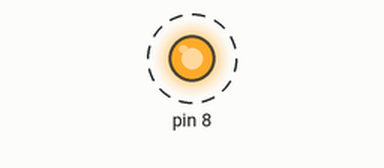
The sketch below on a simulated Arduino Uno, built with avr-gcc and run on an emulated ATmega328P. On the bench: output pins drawn as LEDs (lit = HIGH). Dashed ring = blinking.

Above: at 0.4 s.
Timing chart, 0 to 4.7 s (numbered marks = the images above):
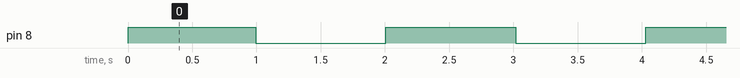

The sketch:

timersown.ino
```cpp
#define ddrb *((volatile byte*) 0x24)
#define portb *((volatile byte*) 0x25)
#define tccr0a *((volatile byte*) 0x44)
#define tccr0b *((volatile byte*) 0x45)
#define tcnt0 *((volatile byte*)0x46)
#define ocr0a *((volatile  byte*) 0x47)
#define tifr0 *((volatile byte* ) 0x35)


void sleepself(){
  //in this particular iteration i will be writing the code for using ctc mode and using the ocr0a register for the comprison.
  // the math is predefined in my notes, but i will be using prescaler of 1024, and thetop value oof the ocr0a will be 250, and the ocf0a will
  // be checked and set to 0 63 times, and once it hits  the total 63 times mark, the function will stop, before returning though, we will be stopping the clock by clearing
  // cs02:00 bits.

  //step 1: Enabling CTC mode,
  tccr0b &= ~(1<<3);//  WGM02
  tccr0a |= (1<<1);
  tccr0a &= ~(1<<0);
  //step1 over.

  //step2:
  ocr0a = 250;
  tcnt0 = 0;

  int cnt = 0;
  int status = 0;
  ///step3:
  //clear the bits first
  tccr0b &= ~(1<<2);
  tccr0b &= ~(1<<1);
  tccr0b &= ~(1<<0);
  //set 002 and 00 bits.

  tccr0b |= (1<<2);
  tccr0b |= (1<<0);

  //step3 complete, which means timer is now running.


  //step4:
  //counter is already initialized before, to save even some time.


  while(cnt <= 62){
    status = tifr0 & (1<<1);
    if(status){
      cnt++;
      tifr0 |= (1<<1);
    }
  }


  //exiting the poll loop:
  //final step, to clear cs bits

  tccr0b &= ~(1<<2);
  tccr0b &= ~(1<<1);
  tccr0b &= ~(1<<0);


}


void setup() {
// in this example, ill be writing to pin number 8 for the arduino uno, which is.... after looking it up is..... PORTb's 0th bit. cool.
ddrb = 1; //setting DDRB'1 0th bit to 1,that is, making it output.
}


void loop() {
  portb = 1;
  //writing 1 to portb's 0th bit.
  sleepself();
  portb = 0;
  sleepself();
}
```

Measured:
- by itself, pin 8: alternates HIGH for 1.0 s and LOW for 1.0 s
